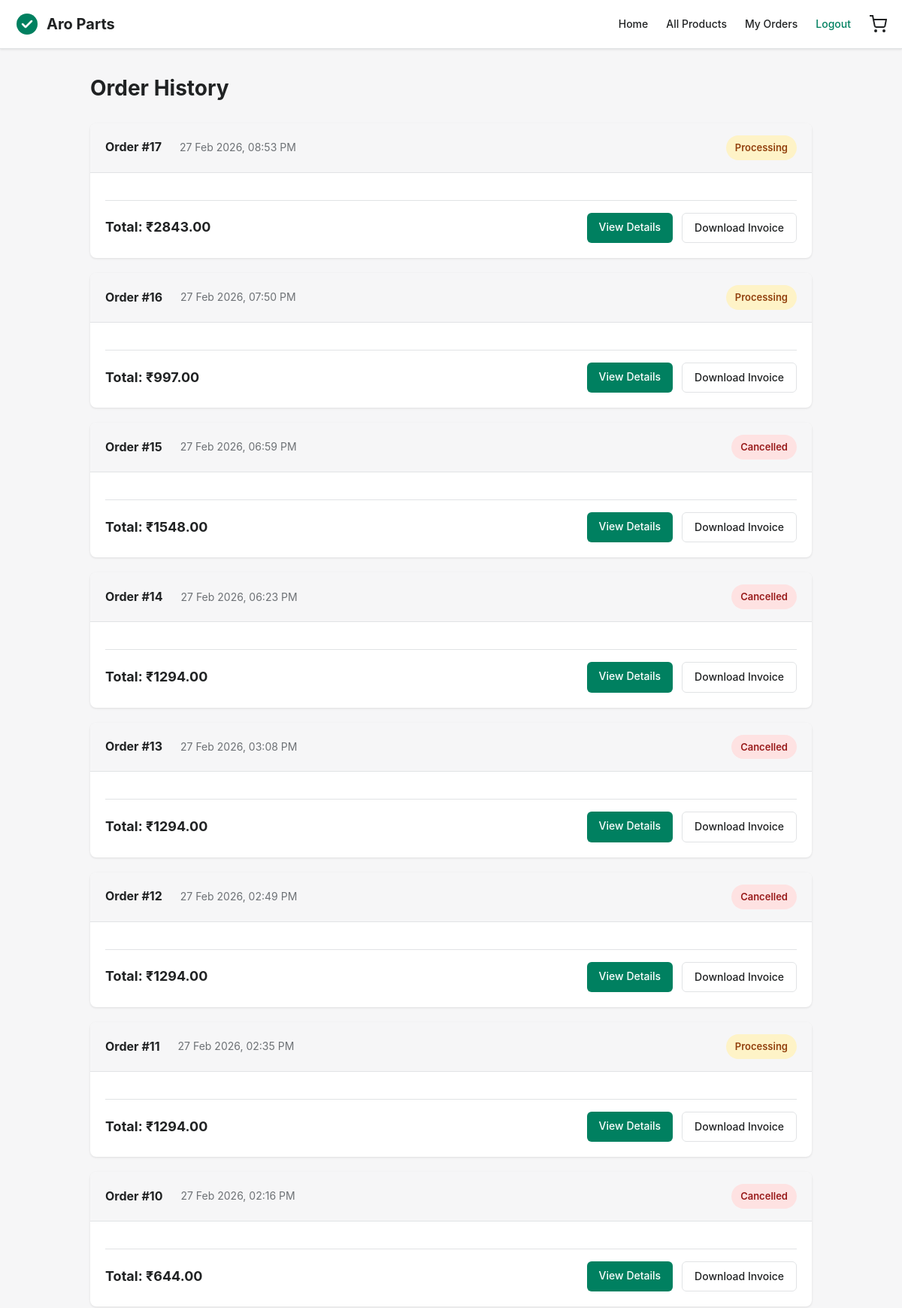
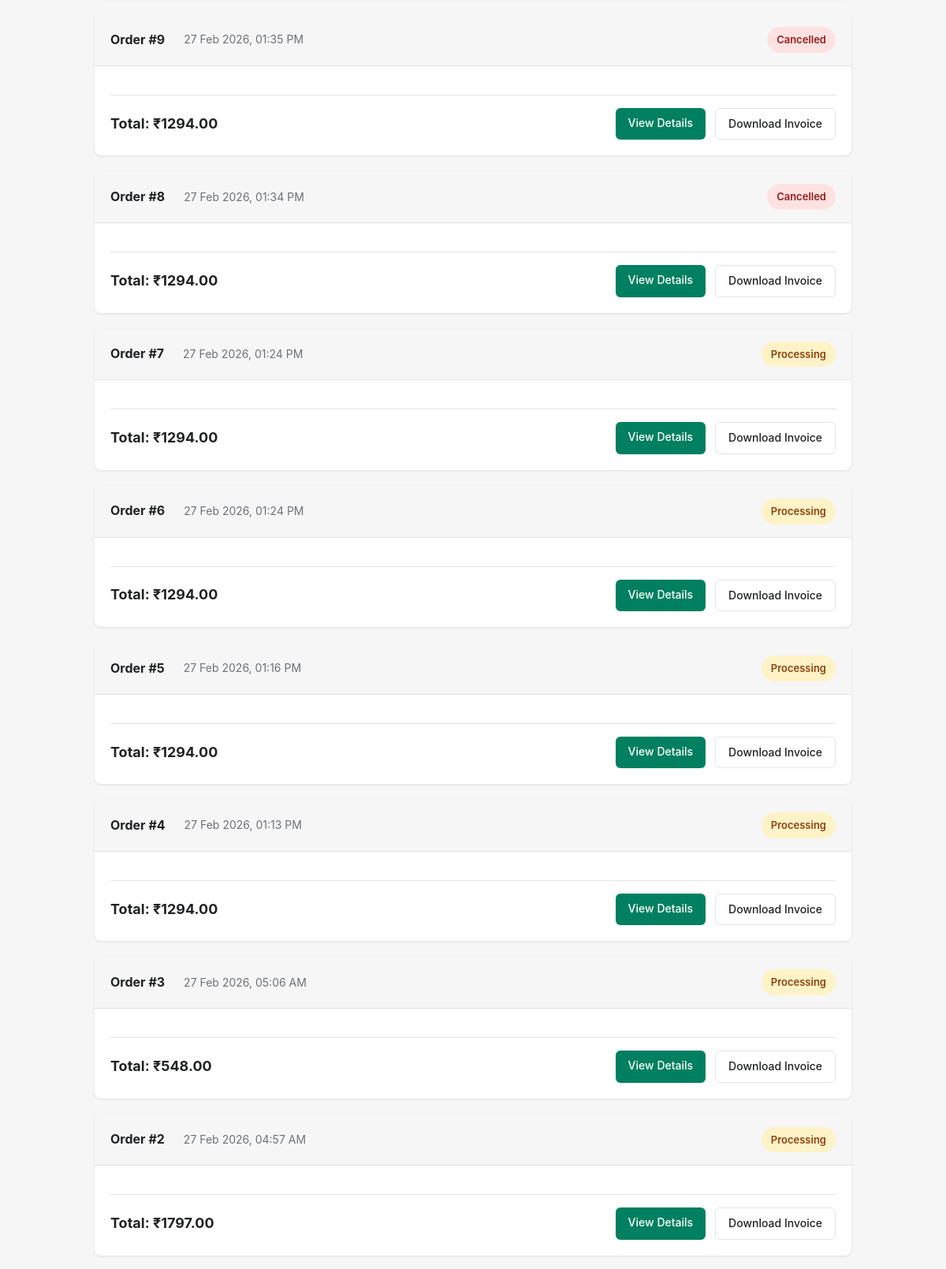
Page /order/history/ (signed in, upper part) on the committed database (2 pictures, top to bottom).
### shop/models.py (models this page shows, shortened)
class Order(models.Model):
    PAYMENT_METHODS = [
        ('paypal', 'PayPal'),
    ]
    payment_method = models.CharField(max_length=20, choices=PAYMENT_METHODS, default='paypal')
    """
    Customer order
    """
    STATUS_CHOICES = [
        ('pending', 'Pending'),
        ('processing', 'Processing'),
        ('shipped', 'Shipped'),
        ('delivered', 'Delivered'),
        ('cancelled', 'Cancelled'),
    ]
    user = models.ForeignKey(User, on_delete=models.CASCADE, null=True, blank=True)
    customer_name = models.CharField(max_length=100)
    customer_email = models.EmailField()
    customer_phone = models.CharField(max_length=20)
    shipping_address = models.TextField()
    city = models.CharField(max_length=100)
    state = models.CharField(max_length=100, blank=True, default='')
    zip_code = models.CharField(max_length=20)
    landmark = models.CharField(max_length=200, blank=True, default='')
    total_amount = models.DecimalField(max_digits=10, decimal_places=2)
    status = models.CharField(max_length=20, choices=STATUS_CHOICES, default='pending')
    payment_status = models.CharField(max_length=20, default='pending')
    created_at = models.DateTimeField(auto_now_add=True)
    updated_at = models.DateTimeField(auto_now=True)

### shop/views.py (the view)
# urls.py: path('order/history/', views.order_history, name='order_history'),
@login_required(login_url='/accounts/login/')
def order_history(request):
    orders = Order.objects.filter(user=request.user).order_by('-created_at')
    context = {
        'orders': orders,
    }
    return render(request, 'shop/order_history.html', context)

### templates/shop/order_history.html (shortened to what this page needs)
{% extends 'base.html' %}
{% load static %}
{% block content %}
<div class="history-page">
    <h1 class="history-heading">Order History</h1>
    {% if orders %}
    {% for order in orders %}
    <div class="order-card">
        <div class="order-card-header">
            <div class="order-card-header-left">
                <span class="order-id">Order #{{ order.id }}</span>
                <span class="order-date">{{ order.created_at|date:"d M Y, h:i A" }}</span>
            </div>
            <span class="order-status status-{{ order.status }}">{{ order.get_status_display }}</span>
        </div>
        <div class="order-card-body">
            <div class="order-card-footer">
                <div class="order-total">Total: ₹{{ order.total_amount }}</div>
                <div class="order-actions">
                    <a href="{% url 'order_detail' order.id %}" class="btn-view">View Details</a>
                    <a href="#" class="btn-invoice">Download Invoice</a>
                </div>
            </div>
        </div>
    </div>
    {% endfor %}
    {% endif %}
</div>
{% endblock %}

### static/css/shopify-dawn.css (style rules this page uses)
:root { --p-color-bg: #f6f6f7; --p-color-bg-subdued: #f1f2f4; --p-color-bg-surface: #ffffff; --p-color-text: #202223; --p-color-text-subdued: #6d7175; --p-color-text-inverse: #ffffff; --p-color-action-primary: #008060; --p-color-action-primary-hover: #006e52; --p-color-action-primary-active: #00523f; --p-color-border: #e1e3e5; --p-color-border-subdued: #e4e5e7; --p-color-interactive: #008060; --p-color-interactive-hover: #006e52; --p-color-success: #008060; --p-color-critical: #d82c0d; --p-color-warning: #c58c00; --p-color-bg-fill: #ffffff; --p-color-bg-fill-secondary: #f6f6f7; --p-shadow-card: 0 1px 3px rgba(0, 0, 0, 0.1); --p-shadow-card-hover: 0 4px 12px rgba(0, 0, 0, 0.15); --p-shadow-popover: 0 4px 12px rgba(0, 0, 0, 0.15); --p-border-radius: 8px; --p-border-radius-200: 4px; --p-border-radius-300: 8px; --p-border-radius-500: 16px; --p-border-radius-full: 200px; }
* { margin: 0; padding: 0; box-sizing: border-box; }
body { font-family: -apple-system, BlinkMacSystemFont, "San Francisco", "Segoe UI", Roboto, Helvetica, Arial, sans-serif; background-color: var(--p-color-bg); color: var(--p-color-text); margin: 0; line-height: 1.5; min-height: 100vh; }

### templates/base.html (style rules this page uses)
* { margin: 0; padding: 0; box-sizing: border-box; }
body { font-family: -apple-system, BlinkMacSystemFont, 'Segoe UI', Roboto, Oxygen, Ubuntu, sans-serif; line-height: 1.6; color: #202223; background: #f6f6f7; }

### templates/shop/order_history.html (style rules this page uses)
.history-page { max-width: 1000px; margin: 0 auto; padding: 30px 20px; }
.history-heading { font-size: 28px; font-weight: 700; color: #202223; margin-bottom: 24px; }
.order-card { background: white; border-radius: 8px; box-shadow: 0 1px 3px rgba(0,0,0,0.1); margin-bottom: 20px; overflow: hidden; }
.order-card-header { display: flex; justify-content: space-between; align-items: center; padding: 16px 20px; background: #f6f6f7; border-bottom: 1px solid #e1e3e5; }
.order-card-header-left { display: flex; gap: 24px; align-items: center; }
.order-id { font-size: 16px; font-weight: 700; color: #202223; }
.order-date { font-size: 14px; color: #6d7175; }
.order-status { padding: 6px 12px; border-radius: 20px; font-size: 13px; font-weight: 600; }
.status-processing { background: #fef3c7; color: #92400e; }
.status-cancelled { background: #fee2e2; color: #991b1b; }
.order-card-body { padding: 20px; }
.order-card-footer { display: flex; justify-content: space-between; align-items: center; padding-top: 16px; border-top: 1px solid #e1e3e5; }
.order-total { font-size: 18px; font-weight: 700; color: #202223; }
.order-actions { display: flex; gap: 12px; }
.btn-view { padding: 8px 16px; background: #008060; color: white; text-decoration: none; border-radius: 6px; font-size: 14px; font-weight: 500; transition: background 0.2s; }
.btn-invoice { padding: 8px 16px; background: white; color: #202223; border: 1px solid #e1e3e5; text-decoration: none; border-radius: 6px; font-size: 14px; font-weight: 500; transition: all 0.2s; }

### rows in the picture
Order: id "17", created_at "27 Feb 2026, 08:53 PM", status "Processing", total_amount "2843.00"
Order: id "16", created_at "27 Feb 2026, 07:50 PM", status "Processing", total_amount "997.00"
Order: id "15", created_at "27 Feb 2026, 06:59 PM", status "Cancelled", total_amount "1548.00"
Order: id "14", created_at "27 Feb 2026, 06:23 PM", status "Cancelled", total_amount "1294.00"
Order: id "13", created_at "27 Feb 2026, 03:08 PM", status "Cancelled", total_amount "1294.00"
Order: id "12", created_at "27 Feb 2026, 02:49 PM", status "Cancelled", total_amount "1294.00"
Order: id "11", created_at "27 Feb 2026, 02:35 PM", status "Processing", total_amount "1294.00"
Order: id "10", created_at "27 Feb 2026, 02:16 PM", status "Cancelled", total_amount "644.00"
Order: id "9", created_at "27 Feb 2026, 01:35 PM", status "Cancelled", total_amount "1294.00"
Order: id "8", created_at "27 Feb 2026, 01:34 PM", status "Cancelled", total_amount "1294.00"
Order: id "7", created_at "27 Feb 2026, 01:24 PM", status "Processing", total_amount "1294.00"
Order: id "6", created_at "27 Feb 2026, 01:24 PM", status "Processing", total_amount "1294.00"
Order: id "5", created_at "27 Feb 2026, 01:16 PM", status "Processing", total_amount "1294.00"
Order: id "4", created_at "27 Feb 2026, 01:13 PM", status "Processing", total_amount "1294.00"
Order: id "3", created_at "27 Feb 2026, 05:06 AM", status "Processing", total_amount "548.00"
Order: id "2", created_at "27 Feb 2026, 04:57 AM", status "Processing", total_amount "1797.00"
